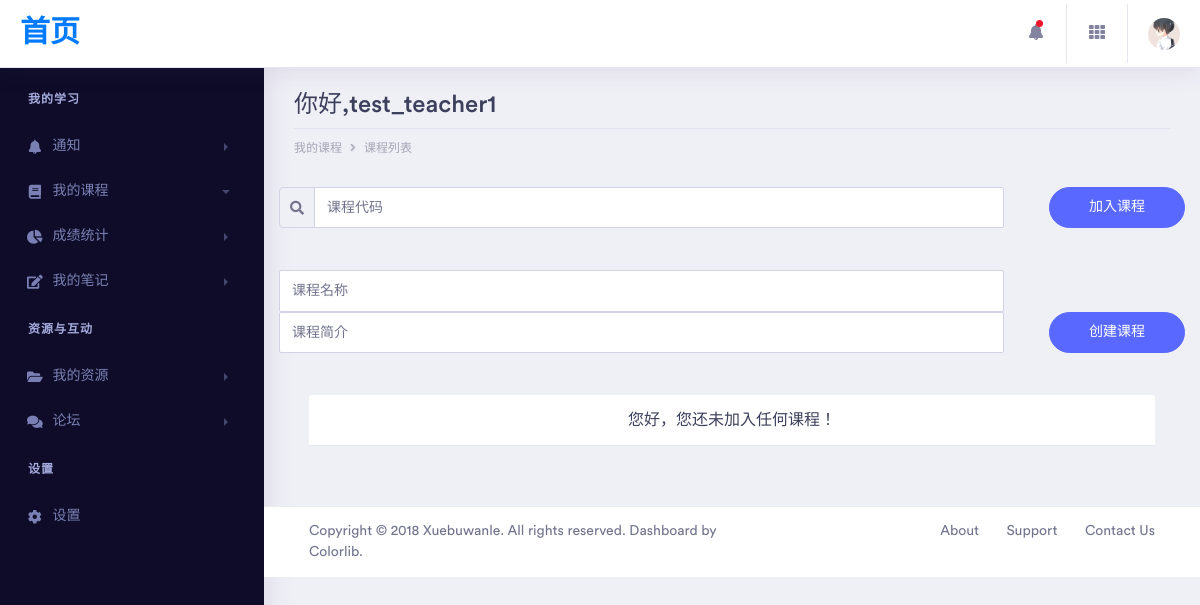
Page /teacherClass/allClass/ (signed in) on the earlier database version.
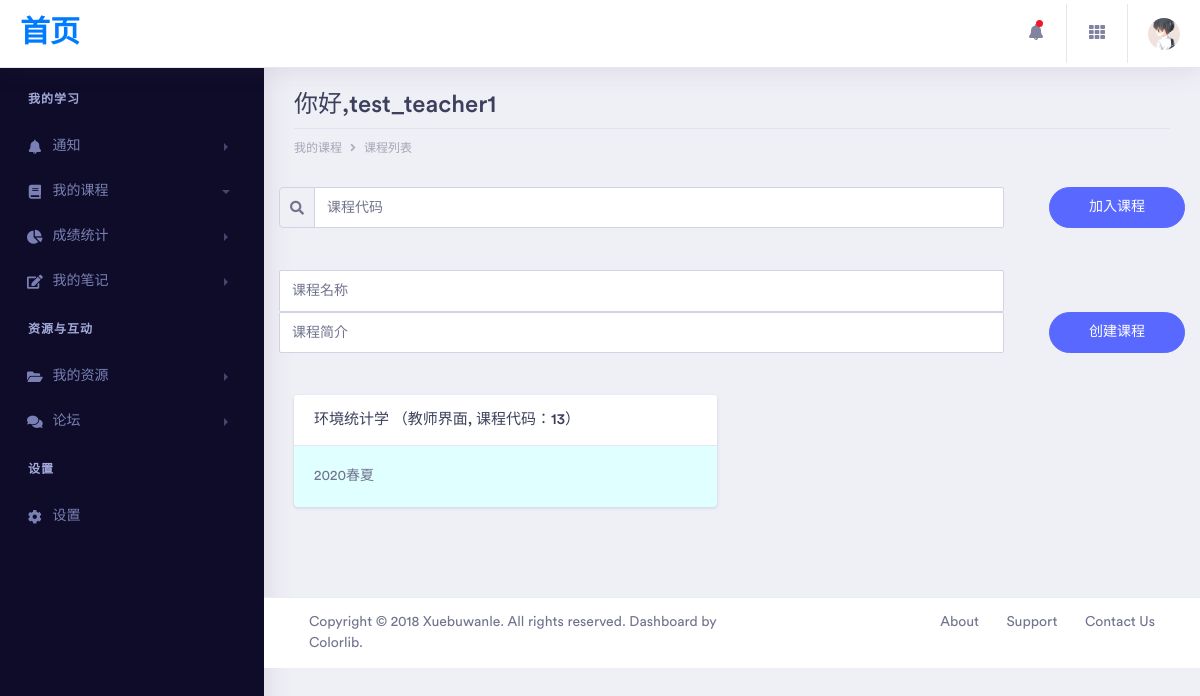
Same page on the later database version.
### db/models.py (models this page shows)
class Class(models.Model):
    class_name = models.CharField(max_length=200)
    create_date = models.DateTimeField(auto_now=True)
    info = models.TextField()
    teachers = models.ManyToManyField(
        Teacher,
        through='TeachMembership',
        through_fields=('class_id', 'teacher')
    )
    tas = models.ManyToManyField(
        TA,
        through='TAMembership',
        through_fields=('class_id', 'ta')
    )
    students = models.ManyToManyField(
        Student,
        through='StudentMembership',
        through_fields=('class_id', 'student'),
    )

### teacherClass/views.py (the view, shortened to what this page needs)
# urls.py: path(r'allClass/', allClass, name='all_class'),
@login_required
def allClass(request):
    usr = request.user.username
    class_list_t = []
    class_list_s = []
    try:
        t = Teacher.objects.get(id__username=usr)
        class_list_t = TeachMembership.objects.filter(teacher=t)
    except:
        pass
    try:
        s = Student.objects.get(id__username=usr)
        class_list_s = StudentMembership.objects.filter(student=s)
    except:
        pass
    length = len(class_list_s)+len(class_list_t)
    tmplist = []
    for cl in class_list_t:
        tmplist.append({
            'class_id': cl.class_id.id,
            'class_name': cl.class_id.class_name+' （教师界面, 课程代码：' + str(cl.class_id.id) + '）',
            'class_info': (cl.class_id.info if len(cl.class_id.info) else "暂无简介")[:100],
            'color': '#e0ffff',
        })
    global signal, signal1
    temp = signal
    signal = 0
    temp1 = signal1
    signal1 = 0
    return render(request, "teacher/teacherClass.html", {
        'class_list': tmplist,
        'username': usr,
        'len': length,
        'signal': temp,
        'signal1': temp1,
        'isteacher': is_teacher(request.user.id),
    })

### utils/funcs.py (called while the page is built)
def is_teacher(user_id):
    try:
        Teacher.objects.get(id__id=user_id)
        return True
    except Exception as e:
        return False

### templates/teacher/teacherClass.html (shortened to what this page needs)
{% extends "commonTeacher.html" %}
{% block kk %}
    {% load static %}
    <div class="row">
        <div class="col-xl-12 col-lg-12 col-md-12 col-sm-12 col-12">
            <div class="page-header">
                <h2 class="pageheader-title">你好,{{ username }}</h2>
                <div class="page-breadcrumb">
                    <nav aria-label="breadcrumb">
                        <ol class="breadcrumb">
                            <li class="breadcrumb-item"><a href="#" class="breadcrumb-link">我的课程</a></li>
                            <li class="breadcrumb-item"><a href="#" class="breadcrumb-link">课程列表</a></li>
                        </ol>
                    </nav>
                </div>
            </div>
        </div>
    </div>
    <form  action="/teacherClass/addClass/" method="post">
        <div class="row" style="text-align: center">
            <div class="input-group input-group-round" style="width: 80%; margin-right: 5%">
                <div class="input-group-prepend">
                    <span class="input-group-text">
                        <i class="fas fa-search"></i>
                    </span>
                </div>
                <input type="text" name="class_id" class="form-control filter-list-input" placeholder="课程代码" aria-label="">
            </div>
            <input type="submit" class="btn btn-rounded btn-primary" style="width: 15%" value="加入课程">
        </div>
    </form>
    <br>
    <br>
    {% if isteacher %}
    <form  action="/teacherClass/createClass/" method="post">
        <div class="row" style="text-align: center">
            <div class="input-group input-group-round" style="width: 80%; margin-right: 5%">
                <input type="text" name="class_name" class="form-control filter-list-input" placeholder="课程名称" aria-label="">
            </div>
            <br>
            <br>
            <div class="input-group input-group-round" style="width: 80%; margin-right: 5%">
                <input type="text" name="class_info" class="form-control filter-list-input" placeholder="课程简介" aria-label="">
            </div>
            <input type="submit" class="btn btn-rounded btn-primary" style="width: 15%" value="创建课程">
        </div>
    </form>
    {% endif %}
    <br>
    <br>
    {% ifequal 0 len %}
        <div style="text-align: center">
            <div class="text-body">
                <div class="col-xl-12 col-lg-12 col-md-12 col-sm-12 col-12">
                    <h4 class="card-header">
                        您好，您还未加入任何课程！
                    </h4>
                </div>
            </div>
        </div>
    {% endifequal %}
    {% for tmp in class_list %}
        {% if forloop.counter0|divisibleby:2 %}
            <div class="row">
                <div class="col-xl-6 col-lg-6 col-md-6 col-sm-12 col-12">
                    <a href = "/teacherClass/{{tmp.class_id}}/section/">
                        <div class="card" style="background-color: {{ tmp.color }}" >
                            <h5 class="card-header">{{ tmp.class_name }}</h5>
                            <div class="card-body">
                                <div class="ct-chart-line ct-golden-section">{{ tmp.class_info }}</div>
                            </div>
                        </div>
                    </a>
                </div>
        {% endif %}
    {% endfor %}
    {% if not class_list|length|divisibleby:2 %}
        </div>
    {% endif %}
    </div>
{% endblock %}

### templates/commonTeacher.html (shortened to what this page needs)
<!doctype html>
<html lang="en">
<head>
    {% load static %}
    <link rel="stylesheet" href="{% static "assets/vendor/bootstrap/css/bootstrap.min.css" %}">
    <link href="{% static "assets/vendor/fonts/circular-std/style.css" %}" rel="stylesheet">
    <link rel="stylesheet" href="{% static "assets/libs/css/style.css" %}">
    <link rel="stylesheet" href="{% static "assets/vendor/fonts/fontawesome/css/fontawesome-all.css" %}">
</head>
<body>
<div class="dashboard-main-wrapper">
    <div class="dashboard-header">
        <nav class="navbar navbar-expand-lg bg-white fixed-top">
            <a class="navbar-brand" href="/teacherMain">首页</a>
            <div class="collapse navbar-collapse " id="navbarSupportedContent">
                <ul class="navbar-nav ml-auto navbar-right-top">
                    <li class="nav-item dropdown notification">
                        <a class="nav-link nav-icons" href="#" id="navbarDropdownMenuLink1" data-toggle="dropdown" aria-haspopup="true" aria-expanded="false"><i class="fas fa-fw fa-bell"></i> <span class="indicator"></span></a>
                    </li>
                    <li class="nav-item dropdown connection">
                        <a class="nav-link" href="#" id="navbarDropdown" role="button" data-toggle="dropdown" aria-haspopup="true" aria-expanded="false"> <i class="fas fa-fw fa-th"></i> </a>
                    </li>
                    <li class="nav-item dropdown nav-user">
                        <a class="nav-link nav-user-img" href="/templates/teacher/config.html" id="navbarDropdownMenuLink2" data-toggle="dropdown" aria-haspopup="true" aria-expanded="false"><img src="{% static "assets/images/temp1.jpeg" %}" alt="" class="user-avatar-md rounded-circle"></a>
                    </li>
                </ul>
            </div>
        </nav>
    </div>
    <div class="nav-left-sidebar sidebar-dark">
        <div class="menu-list">
            <nav class="navbar navbar-expand-lg navbar-light">
                <div class="collapse navbar-collapse" id="navbarNav">
                    <ul class="navbar-nav flex-column">
                        <li class="nav-divider">
                            我的学习
                        </li>
                        <li class="nav-item ">
                            <a class="nav-link" href="#" data-toggle="collapse" aria-expanded="false" data-target="#submenu-1" aria-controls="submenu-1"><i class="fa fa-fw fa-bell"></i>通知 <span class="badge badge-success">6</span></a>
                        </li>
                        <li class="nav-item">
                            <a class="nav-link" href="#" data-toggle="collapse" aria-expanded="true" data-target="#submenu-2" aria-controls="submenu-2"><i class="fa fa-fw fa-book"></i>我的课程</a>
                        </li>
                        <li class="nav-item">
                            <a class="nav-link" href="#" data-toggle="collapse" aria-expanded="false" data-target="#submenu-3" aria-controls="submenu-3"><i class="fas fa-fw fa-chart-pie"></i>成绩统计</a>
                        </li>
                        <li class="nav-item ">
                            <a class="nav-link" href="#" data-toggle="collapse" aria-expanded="false" data-target="#submenu-4" aria-controls="submenu-4"><i class="fas fa-fw fa-edit"></i>我的笔记</a>
                        </li>
                        <li class="nav-divider">
                            资源与互动
                        </li>
                        <li class="nav-item">
                            <a class="nav-link" href="#" data-toggle="collapse" aria-expanded="false" data-target="#submenu-6" aria-controls="submenu-6"><i class="fas fa-fw fa-folder-open"></i>我的资源</a>
                        </li>
                        <li class="nav-item">
                            <a class="nav-link" href="#" data-toggle="collapse" aria-expanded="false" data-target="#submenu-7" aria-controls="submenu-7"><i class="fas fa-fw fa-comments"></i>论坛 <span class="badge badge-secondary">New</span></a>
                        </li>
                        <li class="nav-divider">
                            设置
                        </li>
                        <li class="nav-item ">
                            <a class="nav-link" href="#"><i class="fa fa-fw fa-cog"></i>设置</a>
                        </li>
                    </ul>
                </div>
            </nav>
        </div>
    </div>
    <div class="dashboard-wrapper">
        <div class="container-fluid dashboard-content">
            {% block kk %}
            {% endblock %}
            <div class="footer">
                <div class="container-fluid">
                    <div class="row">
                        <div class="col-xl-6 col-lg-6 col-md-12 col-sm-12 col-12">
                            Copyright © 2018 Xuebuwanle. All rights reserved. Dashboard by Colorlib.
                        </div>
                        <div class="col-xl-6 col-lg-6 col-md-12 col-sm-12 col-12">
                            <div class="text-md-right footer-links d-none d-sm-block">
                                <a href="javascript: void(0);">About</a>
                                <a href="javascript: void(0);">Support</a>
                                <a href="javascript: void(0);">Contact Us</a>
                            </div>
                        </div>
                    </div>
                </div>
            </div>
        </div>
    </div>
</body>
</html>

Differences in the rows shown:
added Class: class_info "2020春夏"
Other differences:
new list line: "环境统计学 （教师界面, 课程代码：13）"
text no longer shown: "您好，您还未加入任何课程！"
